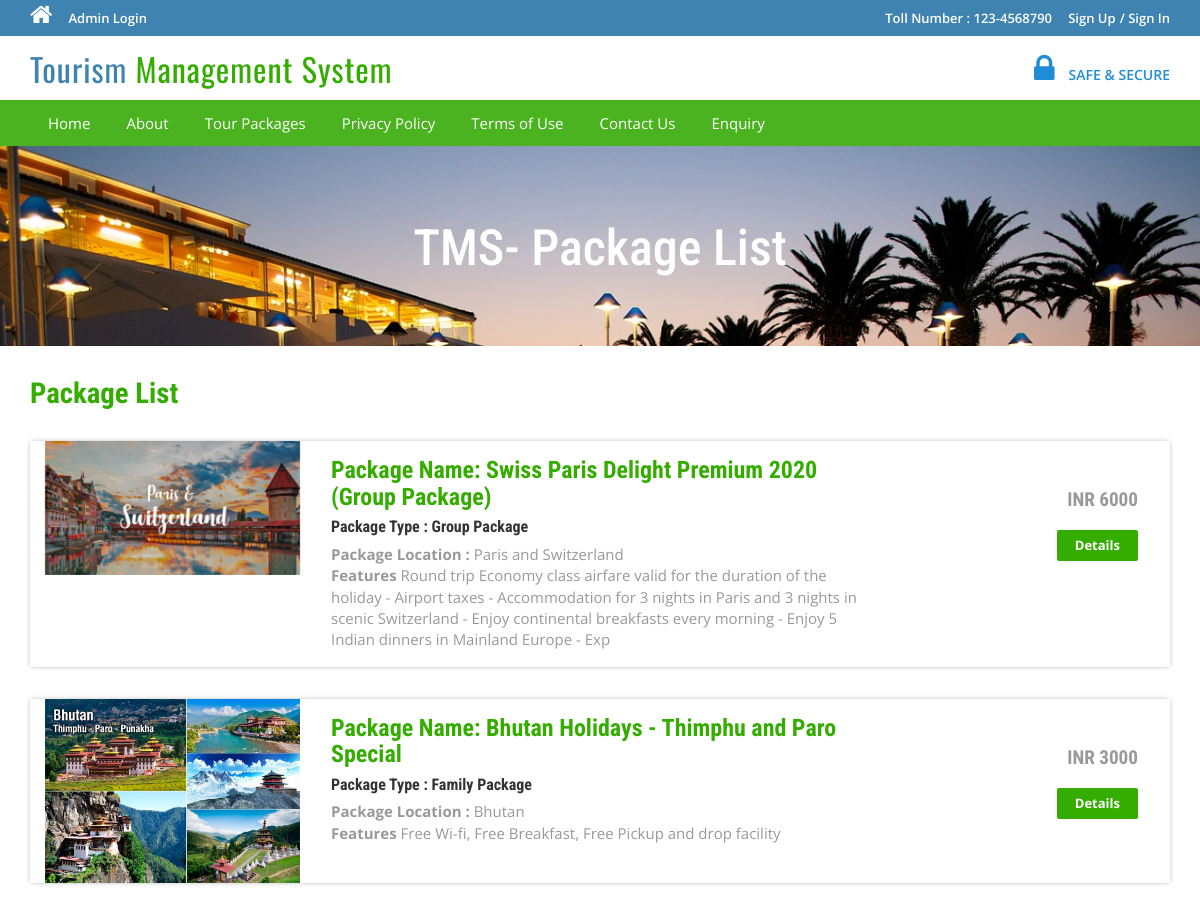
The page /package-list.php (upper part) on the database as committed earlier.
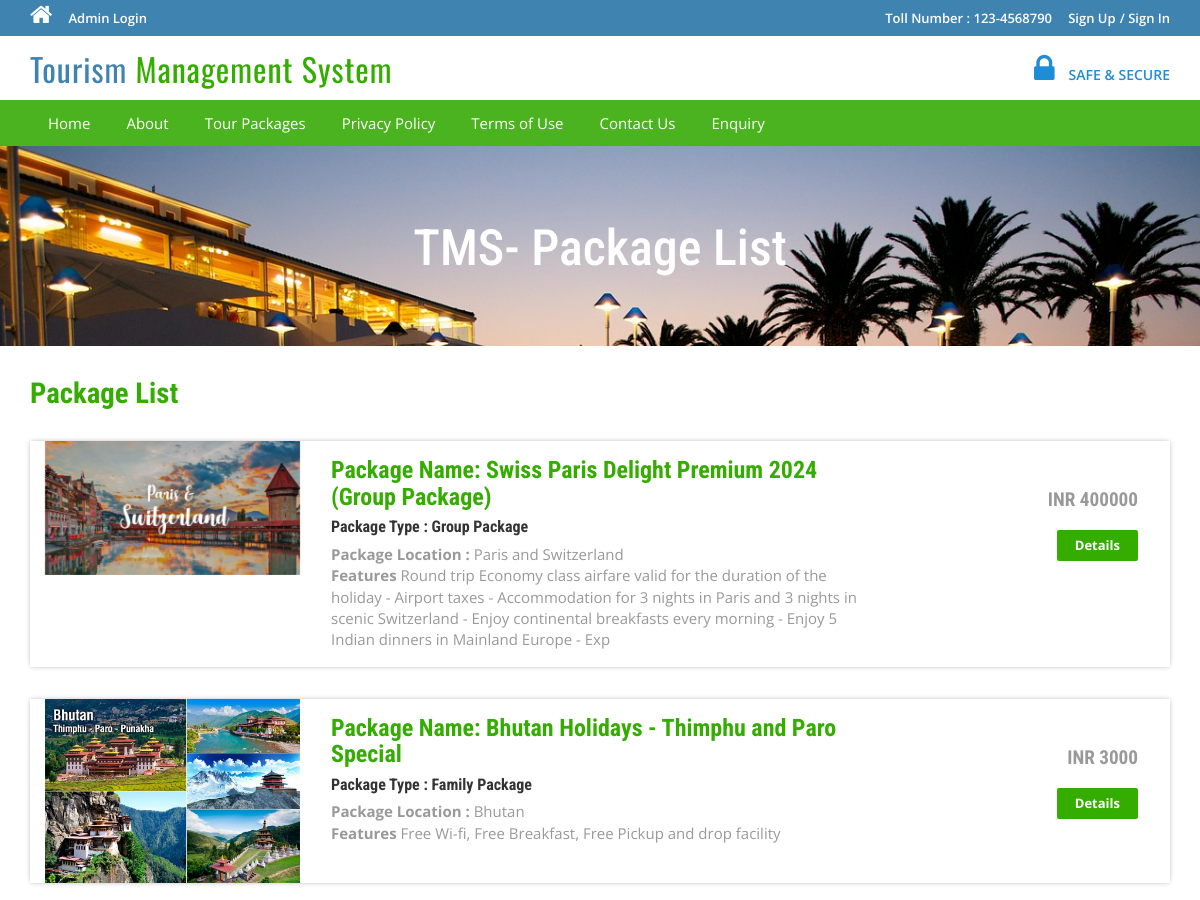
The same page on the database as committed later.
### tables this page shows
CREATE TABLE `tbltourpackages` (
  `PackageId` int(11) NOT NULL,
  `PackageName` varchar(200) DEFAULT NULL,
  `PackageType` varchar(150) DEFAULT NULL,
  `PackageLocation` varchar(100) DEFAULT NULL,
  `PackagePrice` int(11) DEFAULT NULL,
  `PackageFetures` varchar(255) DEFAULT NULL,
  `PackageDetails` mediumtext DEFAULT NULL,
  `PackageImage` varchar(100) DEFAULT NULL,
  `Creationdate` timestamp NULL DEFAULT current_timestamp(),
  `UpdationDate` timestamp NULL DEFAULT NULL ON UPDATE current_timestamp()
);

### package-list.php (the view, shortened to what this page needs)
<?php
include('includes/config.php');
?>
<!DOCTYPE HTML>
<html>
<head>
<link href="css/bootstrap.css" rel='stylesheet' type='text/css' />
<link href="css/style.css" rel='stylesheet' type='text/css' />
<link href="css/font-awesome.css" rel="stylesheet">
<link href="css/animate.css" rel="stylesheet" type="text/css" media="all">
</head>
<body>
<?php include('includes/header.php');?>
<div class="banner-3">
	<div class="container">
		<h1 class="wow zoomIn animated animated" data-wow-delay=".5s" style="visibility: visible; animation-delay: 0.5s; animation-name: zoomIn;"> TMS- Package List</h1>
	</div>
</div>
<div class="rooms">
	<div class="container">
		<div class="room-bottom">
			<h3>Package List</h3>
<?php $sql = "SELECT * from tbltourpackages";
$query = $dbh->prepare($sql);
$query->execute();
$results=$query->fetchAll(PDO::FETCH_OBJ);
if($query->rowCount() > 0)
{
foreach($results as $result)
{	?>
			<div class="rom-btm">
				<div class="col-md-3 room-left wow fadeInLeft animated" data-wow-delay=".5s">
					<img src="admin/pacakgeimages/<?php echo htmlentities($result->PackageImage);?>" class="img-responsive" alt="">
				</div>
				<div class="col-md-6 room-midle wow fadeInUp animated" data-wow-delay=".5s">
					<h4>Package Name: <?php echo htmlentities($result->PackageName);?></h4>
					<h6>Package Type : <?php echo htmlentities($result->PackageType);?></h6>
					<p><b>Package Location :</b> <?php echo htmlentities($result->PackageLocation);?></p>
					<p><b>Features</b> <?php echo htmlentities($result->PackageFetures);?></p>
				</div>
				<div class="col-md-3 room-right wow fadeInRight animated" data-wow-delay=".5s">
					<h5>INR <?php echo htmlentities($result->PackagePrice);?></h5>
					<a href="package-details.php?pkgid=<?php echo htmlentities($result->PackageId);?>" class="view">Details</a>
				</div>
				<div class="clearfix"></div>
			</div>
<?php }} ?>
		</div>
	</div>
</div>
</body>
</html>

### includes/header.php (shortened to what this page needs)
<?php if($_SESSION['login'])
{?>
<div class="top-header">
	<div class="container">
		<ul class="tp-hd-lft wow fadeInLeft animated" data-wow-delay=".5s">
			<li class="hm"><a href="index.html"><i class="fa fa-home"></i></a></li>
			<li class="prnt"><a href="profile.php">My Profile</a></li>
				<li class="prnt"><a href="change-password.php">Change Password</a></li>
			<li class="prnt"><a href="tour-history.php">My Tour History</a></li>
			<li class="prnt"><a href="issuetickets.php">Raised Tickets</a></li>
		</ul>
		<ul class="tp-hd-rgt wow fadeInRight animated" data-wow-delay=".5s">
			<li class="tol">Welcome :</li>
			<li class="sig"><?php echo htmlentities($_SESSION['login']);?></li>
			<li class="sigi"><a href="logout.php" >/ Logout</a></li>
        </ul>
		<div class="clearfix"></div>
	</div>
</div><?php } else {?>
<div class="top-header">
	<div class="container">
		<ul class="tp-hd-lft wow fadeInLeft animated" data-wow-delay=".5s">
			<li class="hm"><a href="index.php"><i class="fa fa-home"></i></a></li>
				<li class="hm"><a href="admin/index.php">Admin Login</a></li>
		</ul>
		<ul class="tp-hd-rgt wow fadeInRight animated" data-wow-delay=".5s">
			<li class="tol">Toll Number : 123-4568790</li>
			<li class="sig"><a href="#" data-toggle="modal" data-target="#myModal" >Sign Up</a></li>
			<li class="sigi"><a href="#" data-toggle="modal" data-target="#myModal4" >/ Sign In</a></li>
        </ul>
		<div class="clearfix"></div>
	</div>
</div>
<?php }?>
<div class="header">
	<div class="container">
		<div class="logo wow fadeInDown animated" data-wow-delay=".5s">
			<a href="index.php">Tourism <span>Management System</span></a>
		</div>
		<div class="lock fadeInDown animated" data-wow-delay=".5s">
			<li><i class="fa fa-lock"></i></li>
            <li><div class="securetxt">SAFE &amp; SECURE </div></li>
		</div>
		<div class="clearfix"></div>
	</div>
</div>
<div class="footer-btm wow fadeInLeft animated" data-wow-delay=".5s">
	<div class="container">
	<div class="navigation">
			<nav class="navbar navbar-default">
				<div class="collapse navbar-collapse nav-wil" id="bs-example-navbar-collapse-1">
					<nav class="cl-effect-1">
						<ul class="nav navbar-nav">
							<li><a href="index.php">Home</a></li>
							<li><a href="page.php?type=aboutus">About</a></li>
								<li><a href="package-list.php">Tour Packages</a></li>
								<li><a href="page.php?type=privacy">Privacy Policy</a></li>
								<li><a href="page.php?type=terms">Terms of Use</a></li>
								<li><a href="page.php?type=contact">Contact Us</a></li>
								<?php if($_SESSION['login'])
{?>
								<li>Need Help?<a href="#" data-toggle="modal" data-target="#myModal3"> / Write Us </a>  </li>
								<?php } else { ?>
								<li><a href="enquiry.php"> Enquiry </a>  </li>
								<?php } ?>
								<div class="clearfix"></div>
						</ul>
					</nav>
				</div>
			</nav>
		</div>
	</div>
</div>

### css/style.css (style rules this page uses)
html, body { font-size: 100%; background: #fff; font-family: 'Open Sans', sans-serif; }
body a,.grid_1,plan_1,plan_1.one,plan_1.two,i.icon1, i.icon2, i.icon3, i.icon4, i.icon5, i.icon6 { transition:0.5s all; -webkit-transition:0.5s all; -moz-transition:0.5s all; -o-transition:0.5s all; -ms-transition:0.5s all; }
h1,h2,h3,h4,h5,h6 { margin:0; font-family: 'Roboto Condensed', sans-serif; }
p { margin:0; }
ul { margin:0; padding:0; }
.logo a { color: #3F84B1; letter-spacing: 1px; font-size: 2em; font-weight: 400; display: block; text-decoration: none; font-family: 'Oswald', sans-serif; }
.logo span { color:#34ad00; }
i.fa.fa-home { font-size: 24px; }
.top-header { background-color: #3F84B1; border-bottom: 0 none; height: 36px; line-height: 35px; }
ul.tp-hd-lft { float: left; }
ul.tp-hd-lft li { display: inline-block; }
li.hm,li.prnt { margin-right: 12px; }
ul.tp-hd-lft a { font-size: 13px; font-weight: 600; color:#fff; }
ul.tp-hd-rgt { float:right; }
ul.tp-hd-rgt li { display: inline-block; font-size: 13px; font-weight: 600; color:#fff; }
ul.tp-hd-rgt a { font-size: 13px; font-weight: 600; color:#fff; }
li.ned,li.wrt,li.tol { margin-right: 12px; }
.header { background-color: #fff; margin: 0; padding: 10px 0 8px; }
.logo a { display: block; }
.logo { float: left; margin-right: 60px; }
.lock { float: right; margin-top: 7px; }
.securetxt { color: #1f8dd6; line-height: 18px; margin-top: 0px; font-size: 14px; font-weight:600; }
.lock li { display: inline-block; }
i.fa.fa-lock { color:#1f8dd6; font-size: 2em; padding-right: 10px; }
.footer-btm li { display: inline-block; margin: 0 10px; font-size: 14px; color: #fff; }
.footer-btm li a { font-size: 15px; color: #fff; display: inline-block; padding: 5px 8px; }
.footer-btm { background:#4CB320; padding: 0.5em 0; text-align:center; }
a.view { padding: 6px 18px; font-weight: 700; color: #fff; background-color: #34ad00; border: 0; font-size: 13px; border-radius: 2px; -webkit-transition: all .2s; -moz-transition: all .2s; transition: all .2s; margin-top: 20px; display: inline-block; }
.banner-3 { background: url(../images/6.jpg)no-repeat; background-size: cover; -webkit-background-size: cover; -o-background-size: cover; -ms-background-size: cover; -moz-background-size: cover; min-height:200px; }
.banner-3 h1 { font-size: 50px; margin-bottom: 40px; padding: 1.5em 0 0; text-align: center; color: #fff; }
.rom-btm { margin-top: 2em; box-shadow: 0px 0px 5px -1px rgba(0, 0, 0, 0.37); }
.room-bottom h3 { font-size: 1.8em; font-weight: 700; color: #34ad00; }
.room-bottom { padding: 2em 0; }
.rom-btm h4 { font-size: 1.5em; font-weight: 700; color: #34ad00; }
.rom-btm p { font-size: 15px; color: #999; }
.rom-btm h6 { font-size: 1em; font-weight: 700; margin: 0.5em 0; }
.room-right { text-align: right; padding: 3em 2em; }
.room-midle { padding: 1em; }
.rom-btm h5 { font-size: 1.2em; font-weight: 700; color: #999; }
.navbar-default { background-color: #4CB320 !important; border-color: #4CB320 !important; }
.navbar { min-height: 0px !important; margin-bottom:0px !important; border-radius:0px !important; border: none !important; }
ul.nav.navbar-nav li a { font-size: 15px ; color: #fff; display: inline-block; padding: 5px 8px; }
.navbar-collapse { padding-right: 0px !important; padding-left: 0px !important; }

Rows that differ between the two databases and show on the page:
changed tbltourpackages "Group Package": PackageName "Swiss Paris Delight Premium 2020 (Group Package)" → "Swiss Paris Delight Premium 2024 (Group Package)"; PackagePrice "6000" → "400000"
